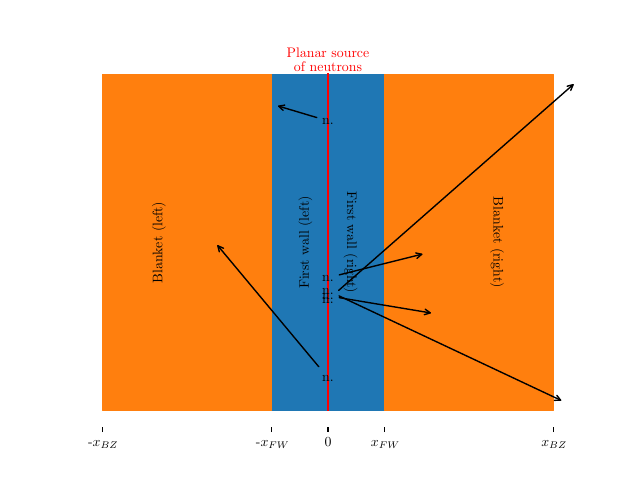

This figure's Python source:
import matplotlib.pyplot as plt
from numpy import array as ary
import numpy as np
import matplotlib.pyplot as mpl
plt.rcParams['pgf.preamble'] = r'\usepackage{amsmath}'  # for \text command as well
plt.rcParams['text.latex.preamble'] = r'\usepackage{amsmath}'  # for \text command
plt.rcParams['text.usetex'] = True  # use TeX to render everything
plt.rcParams['font.family'] = 'STIXGeneral'  # correct font!

np.random.seed(7)
rand_range = np.random.uniform
rand_sign = lambda: np.random.choice([-1, 1])
HEIGHT = 2
MID = HEIGHT/2
y_range = [HEIGHT, HEIGHT]

if __name__=="__main__":
    ax = plt.subplot()
    # ax.set_axis_off()
    ax.spines['top'].set_visible(False)
    ax.spines['right'].set_visible(False)
    ax.spines['bottom'].set_visible(False)
    ax.spines['left'].set_visible(False)
    ax.get_yaxis().set_visible(False)
    # x_axis = ax.get_xaxis()
    ax.set_xticks([-0.4, -0.1, 0, 0.1, 0.4], [r"-$x_{BZ}$", r"-$x_{FW}$", 0, r"$x_{FW}$", r"$x_{BZ}$"])

    ax.plot([0,0], [0, HEIGHT], color="red")
    for x_sign in (-1, 1):
        ax.fill_between(x_sign * ary([0.0,0.1]), y_range, color="C0")
        ax.fill_between(x_sign * ary([0.1,0.4]), y_range, color="C1")

    ax.text(0.04, MID, "First wall (right)", va="center", ha="center", rotation=270)
    ax.text(-0.04, MID, "First wall (left)", va="center", ha="center", rotation=90)
    ax.text(0.3, MID, "Blanket (right)", va="center", ha="center", rotation=270)
    ax.text(-0.3, MID, "Blanket (left)", va="center", ha="center", rotation=90)
    ax.text(0, HEIGHT, "Planar source\nof neutrons", color="red", va="bottom", ha="center")
    # ax.set_ylim()
    # ax.set_xlim(-0.5, 0.5)
    # plt.tight_layout()
    for i in range(6):
        start = (rand_range(0, 0)*rand_sign(), rand_range(0, HEIGHT))
        end = (rand_range(0.02, 0.45)*rand_sign(), rand_range(0, HEIGHT))
        ax.annotate("n.", xy=end, xytext=start, arrowprops=dict(facecolor='k', arrowstyle="->"), ha="center") # arrowhead style needs fix?
    plt.savefig("collapsed_geometry.pdf")